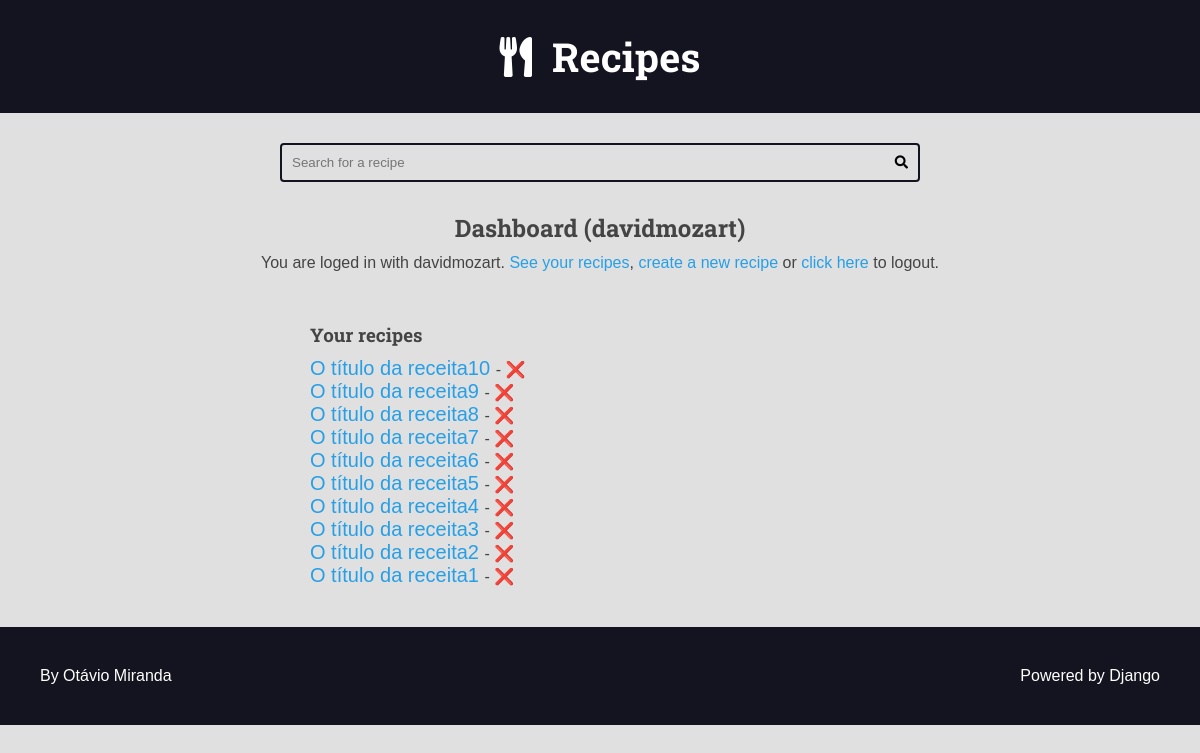
The app's page /authors/dashboard/ (signed in) with its own data.
### recipes/models.py (models this page shows, shortened)
class Recipe(models.Model):
    title = models.CharField(max_length=65)
    description = models.CharField(max_length=165)
    slug = models.SlugField(unique=True)
    preparation_time = models.IntegerField()
    preparation_time_unit = models.CharField(max_length=65)
    servings = models.IntegerField()
    servings_unit = models.CharField(max_length=65)
    preparation_steps = models.TextField()
    preparation_steps_is_html = models.BooleanField(default=False)
    created_at = models.DateTimeField(auto_now_add=True)
    updated_at = models.DateTimeField(auto_now=True)
    is_published = models.BooleanField(default=False)
    cover = models.ImageField(
        upload_to='recipes/covers/%Y/%m/%d/', blank=True, null=True,)
    category = models.ForeignKey(
        Category, on_delete=models.SET_NULL, null=True, blank=True,
        default=None,
    )
    author = models.ForeignKey(
        User, on_delete=models.SET_NULL, null=True
    )

### authors/views.py (the view)
# urls.py: path('dashboard/', views.dashboard, name='dashboard'),
@login_required(login_url='authors:login', redirect_field_name='next')
def dashboard(request):
    recipes = Recipe.objects.filter(
        is_published = False,
        author = request.user,
    )
    return render(
        request,
        'authors/pages/dashboard.html',
        context={
        'recipes': recipes,
    })

### authors/templates/authors/pages/dashboard.html (shortened to what this page needs)
{% extends "global/base.html" %}
{% block content %}
<div class="main-content center main-container">
    <h2>Dashboard ({{user}}) </h2>
    {% include "authors/partials/login_message.html" %}
    <div class="authors-dashboard-container">
        <h3>Your recipes</h3>
        <ul>
            {% for recipe in recipes %}
            <li>
                <a href="{% url "authors:dashboard_recipe_edit" recipe.id %}">{{ recipe.title }} </a> -
                <form class="inline-form form-delete"
                action="{% url "authors:dashboard_recipe_delete"%}"
                method="POST" >
                    <button type="submit" class="plaintext-button">❌</button>
                </form>
            </li>
            {% empty %}
                <li>
                    <p>You do not have recipes, please create one.</p>
                </li>
            {% endfor %}
        </ul>
    </div>
</div>
{% endblock content %}

### base_templates/global/base.html (shortened to what this page needs)
{% load static %}
<!DOCTYPE html>
<html lang="pt-BR">
<head>
    {% include 'global/partials/head.html' %}
</head>
<body>
    {% include 'global/partials/header.html' %}
    {% include 'global/partials/search.html' %}
    <main class="main-content-container">
        {% block content %}{% endblock content %}
    </main>
    {% include 'global/partials/footer.html' %}
</body>
</html>

### base_templates/global/partials/head.html (shortened to what this page needs)
{% load static %}
<link rel="stylesheet" href="https://cdnjs.cloudflare.com/ajax/libs/font-awesome/5.15.4/css/fontawesome.min.css"
 />
<link rel="stylesheet" href="https://cdnjs.cloudflare.com/ajax/libs/font-awesome/5.15.4/css/brands.min.css"
 />
<link rel="stylesheet" href="https://cdnjs.cloudflare.com/ajax/libs/font-awesome/5.15.4/css/solid.min.css"
 />
<link rel="stylesheet" href="{% static 'global/css/styles.css' %}">
<link rel="stylesheet" href="{% static 'global/css/global-style.css' %}">

### base_templates/global/partials/header.html
<header class="main-header-container">
    <div class="main-header container">
        <h1>
            <a class="main-logo" href="{% url 'recipes:home' %}">
                <i class="fas fa-utensils main-logo-icon"></i>
                <span class="main-logo-text">Recipes</span>
            </a>
        </h1>
    </div>
</header>

### base_templates/global/partials/search.html
<div class="search-container">
    <div class="container">
        <form action="{% url 'recipes:search' %}" method="GET" class="search-form">
            <input type="search" class="search-input" name="q" value="{{ search_term }}" required
            placeholder="Search for a recipe">
            <button type="submit" class="search-button"><i class="fas fa-search"></i></button>
        </form>
    </div>
</div>

### authors/templates/authors/partials/login_message.html (shortened to what this page needs)
{% if request.user.is_authenticated %}
        <div class="login-message">You are loged in with {{request.user.username}}.
           <a href="{% url "authors:dashboard" %}">See your recipes</a>,
           <a href=" {% url "authors:dashboard_recipe_new" %} ">create a new recipe</a> or
            <form class="inline-form" action="{% url 'authors:logout' %}" method='POST'>
                <button class="plaintext-button" type="submit">click here</button>
            </form> to logout.
        </div>
    {% endif %}

### base_templates/global/partials/footer.html
<footer class="main-footer">
  <div class="developer">
    <a href="https://www.otaviomiranda.com.br/" target="_blank" rel="noreferrer noopener">By Otávio Miranda</a>
  </div>
  <div class="powered">
    <a href="https://www.djangoproject.com/" target="_blank" rel="noreferrer noopener">Powered by Django</a>
  </div>
</footer>

### base_static/global/css/styles.css (style rules this page uses)
:root { --color-primary: #269fe6; --color-primary-hover: #2086c2; --color-primary-dark: #13141f; --color-primary-dark-hover: #212336; --color-primary-light: #d4ecfa; --color-primary-light-hover: #bdd8e7; --color-white: #fff; --color-black: #000; --color-dark-text: #444; --color-info-light: #cce5ff; --color-debug-light: #cce5ff; --color-success-light: #d4edda; --color-alert-light: #fff3cd; --color-warning-light: #fff3cd; --color-error-light: #f8d7da; --color-info-dark: #4d86c4; --color-debug-dark: #4d86c4; --color-success-dark: #4a9c5d; --color-alert-dark: #927f40; --color-warning-dark: #927f40; --color-error-dark: #da525d; --color-gray-0: #f9f9f9; --color-gray-1: #e0e0e0; --color-gray-2: #c7c7c7; --color-gray-3: #aeaeae; --color-gray-4: #959595; --color-gray-5: #7d7d7d; --color-gray-6: #646464; --color-gray-7: #4b4b4b; --color-gray-8: #323232; --color-gray-9: #191919; --font-primary: sans-serif; --font-headings: 'Roboto Slab', serif; --spacing-gutter-medium: 3rem; --spacing-gutter-large: 4rem; }
* { padding: 0; margin: 0; box-sizing: border-box; }
html { font-size: 62.5%; }
body { font-size: 1.6rem; font-family: var(--font-primary); background: var(--color-gray-1); color: var(--color-dark-text); }
h1, h2, h3, h4, h5, h6 { font-family: var(--font-headings); }
a { color: var(--color-primary); text-decoration: none; }
.container { max-width: 144rem; margin: 0 auto; padding: var(--spacing-gutter-medium); }
.main-header-container { background: var(--color-primary-dark); }
.main-logo { font-size: 4rem; color: var(--color-white); text-decoration: none; display: flex; flex-flow: row nowrap; align-items: center; justify-content: center; width: fit-content; margin: 0 auto; }
.main-logo-icon { margin-right: 2rem; }
.search-form { border: 0.2rem solid var(--color-primary-dark); max-width: 64rem; margin: 0 auto; border-radius: 0.4rem; position: relative; transition: all 300ms ease-in-out; }
.search-input, .search-button { border: none; background: none; outline: none; padding: 1rem; transition: all 300ms ease-in-out; }
.search-input { width: 100%; padding-right: 3rem; }
.search-button { position: absolute; top: 0; right: 0; }
.main-content { padding-top: 0; }
.main-footer { display: flex; align-items: center; justify-content: space-between; background: var(--color-primary-dark); color: var(--color-white); padding: var(--spacing-gutter-large); }
.main-footer a { color: var(--color-white); text-decoration: none; transition: all 300ms ease-in-out; }
.inline-form { display: inline; }
.plaintext-button { display: inline; border: none; background: none; cursor: pointer; color: var(--color-primary); font-size: 1.6rem; }
.login-message { margin: 1rem 0; }
.authors-dashboard-container { max-width: 64rem; text-align: left; padding: var(--spacing-gutter-medium); margin: 0 auto; }
.authors-dashboard-container h3, .authors-dashboard-container p, .authors-dashboard-container ul { list-style-type: none; margin: 1rem 0; }
.authors-dashboard-container ul li a { text-decoration: none; font-size: 2rem; }
.center { text-align: center; }

### records on screen
Recipe: title "O título da receita10"
Recipe: title "O título da receita9"
Recipe: title "O título da receita8"
Recipe: title "O título da receita7"
Recipe: title "O título da receita6"
Recipe: title "O título da receita5"
Recipe: title "O título da receita4"
Recipe: title "O título da receita3"
Recipe: title "O título da receita2"
Recipe: title "O título da receita1"

### other values on screen
{{ user }} "davidmozart"
{{ request.user.username }} "davidmozart"
